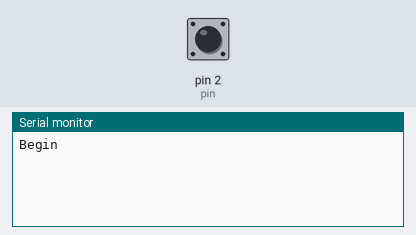
Bench run of a sketch on a simulated Arduino Uno, built with avr-gcc and run on an emulated ATmega328P. Shown: the last lines printed to the serial monitor. The inputs (shaded band) are chosen by the test bench; at power-on: pin 2 (pin) HIGH.

Above: at 1.2 s.
1.3 s: pin 2 (pin) pulled LOW for 0.15 s
At 2.5 s:
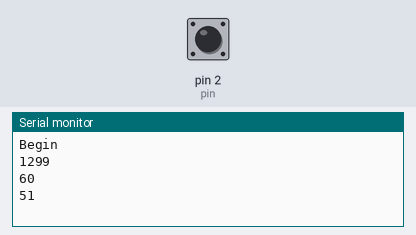
2.9 s: pin 2 (pin) pulled LOW for 1 s
At 4.6 s:
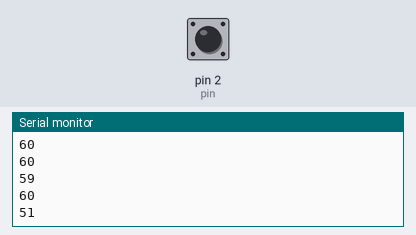
5.4 s: pin 2 (pin) pulled LOW for 0.15 s
At 6.8 s:
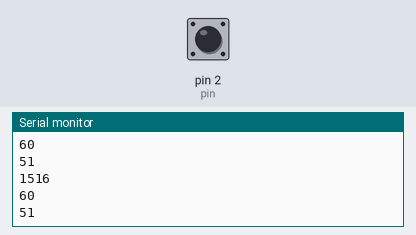
Timing chart, 0 to 8.4 s (numbered marks = the images above; inputs shaded):
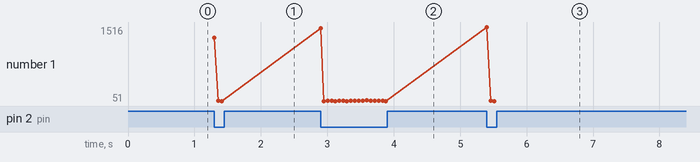

The sketch:

Count_Intervals_Electromagnet.ino
```cpp
//program to count the miliseconds between each impulse
//and output them to the monitor
const int pin=2;

unsigned long past=0;
unsigned long t=0;
unsigned long interval2=0;

void setup()
{
  pinMode(pin, INPUT_PULLUP);
  Serial.begin(9600);
  Serial.println("Begin");
}

void loop()
{
  int pin1=digitalRead(pin);
  if(pin1==LOW)
  {
    t=millis();
    interval2=t-past;
      if(interval2>50)
      {
        Serial.println(interval2);
        past=millis();
        delay(10);
      }
      else
        delay(10);
  }
}
```

Measured:
- after the input at 1.3 s, the serial monitor: prints a new line at once (image 1)
- after the input at 2.9 s, the serial monitor: prints a new line at once (image 2)
- after the input at 5.4 s, the serial monitor: prints a new line at once (image 3)
